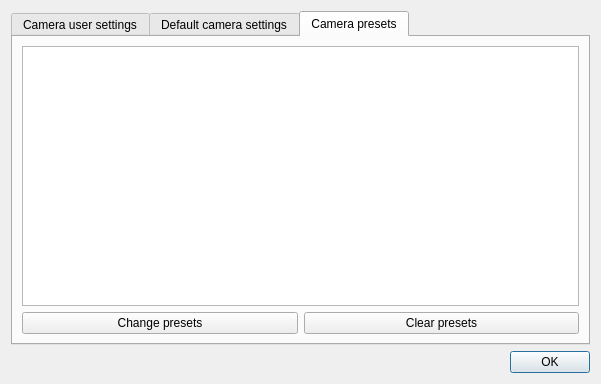
<?xml version="1.0" encoding="UTF-8"?>
<ui version="4.0">
 <class>FSCameraUserSettingsDialog</class>
 <widget class="QDialog" name="FSCameraUserSettingsDialog">
  <property name="geometry">
   <rect>
    <x>0</x>
    <y>0</y>
    <width>601</width>
    <height>384</height>
   </rect>
  </property>
  <property name="windowTitle">
   <string>User settings dialog</string>
  </property>
  <layout class="QGridLayout" name="gridLayout">
   <item row="0" column="0">
    <widget class="QTabWidget" name="tabWidget">
     <property name="currentIndex">
      <number>2</number>
     </property>
     <widget class="QWidget" name="tabCameraUserSettings">
      <attribute name="title">
       <string>Camera user settings</string>
      </attribute>
      <layout class="QGridLayout" name="gridLayout_4">
       <item row="1" column="0">
        <widget class="QPushButton" name="pushButtonChangeCameraUserSettings">
         <property name="text">
          <string>Change camera user settings</string>
         </property>
        </widget>
       </item>
       <item row="1" column="1">
        <widget class="QPushButton" name="pushButtonClearCameraUserSettings">
         <property name="text">
          <string>Clear camera user settings</string>
         </property>
        </widget>
       </item>
       <item row="0" column="0" colspan="2">
        <widget class="QTreeView" name="treeViewCameraUserSettings"/>
       </item>
      </layout>
     </widget>
     <widget class="QWidget" name="tabDefaultSettings">
      <attribute name="title">
       <string>Default camera settings</string>
      </attribute>
      <layout class="QGridLayout" name="gridLayout_3">
       <item row="3" column="0">
        <widget class="QPushButton" name="pushButtonChangeDefaultSettings">
         <property name="text">
          <string>Change default settings</string>
         </property>
        </widget>
       </item>
       <item row="3" column="1">
        <widget class="QPushButton" name="pushButtonClearDefaultSettings">
         <property name="text">
          <string>Clear default settings</string>
         </property>
        </widget>
       </item>
       <item row="2" column="0" colspan="2">
        <widget class="QTreeView" name="treeViewDefaultSettings"/>
       </item>
       <item row="1" column="0" colspan="2">
        <spacer name="verticalSpacer_5">
         <property name="orientation">
          <enum>Qt::Vertical</enum>
         </property>
         <property name="sizeType">
          <enum>QSizePolicy::Maximum</enum>
         </property>
         <property name="sizeHint" stdset="0">
          <size>
           <width>20</width>
           <height>40</height>
          </size>
         </property>
        </spacer>
       </item>
       <item row="0" column="0" colspan="2">
        <widget class="QLabel" name="labelDefaultSettingsWarning">
         <property name="text">
          <string>The default camera settings can only be changed for the current application, for other applications and it will not be affected!</string>
         </property>
         <property name="alignment">
          <set>Qt::AlignHCenter|Qt::AlignTop</set>
         </property>
         <property name="wordWrap">
          <bool>true</bool>
         </property>
        </widget>
       </item>
      </layout>
     </widget>
     <widget class="QWidget" name="tabPresets">
      <attribute name="title">
       <string>Camera presets</string>
      </attribute>
      <layout class="QGridLayout" name="gridLayout_5">
       <item row="1" column="0">
        <widget class="QPushButton" name="pushButtonChangePresets">
         <property name="text">
          <string>Change presets</string>
         </property>
        </widget>
       </item>
       <item row="1" column="1">
        <widget class="QPushButton" name="pushButtonClearPresets">
         <property name="text">
          <string>Clear presets</string>
         </property>
        </widget>
       </item>
       <item row="0" column="0" colspan="2">
        <widget class="QTreeView" name="treeViewPresets"/>
       </item>
      </layout>
     </widget>
    </widget>
   </item>
   <item row="1" column="0">
    <widget class="QDialogButtonBox" name="buttonBox">
     <property name="orientation">
      <enum>Qt::Horizontal</enum>
     </property>
     <property name="standardButtons">
      <set>QDialogButtonBox::Ok</set>
     </property>
    </widget>
   </item>
  </layout>
 </widget>
 <tabstops>
  <tabstop>tabWidget</tabstop>
  <tabstop>treeViewCameraUserSettings</tabstop>
  <tabstop>pushButtonChangeCameraUserSettings</tabstop>
  <tabstop>pushButtonClearCameraUserSettings</tabstop>
  <tabstop>treeViewDefaultSettings</tabstop>
  <tabstop>pushButtonChangeDefaultSettings</tabstop>
  <tabstop>pushButtonClearDefaultSettings</tabstop>
  <tabstop>treeViewPresets</tabstop>
  <tabstop>pushButtonChangePresets</tabstop>
  <tabstop>pushButtonClearPresets</tabstop>
 </tabstops>
 <resources/>
 <connections>
  <connection>
   <sender>buttonBox</sender>
   <signal>accepted()</signal>
   <receiver>FSCameraUserSettingsDialog</receiver>
   <slot>accept()</slot>
   <hints>
    <hint type="sourcelabel">
     <x>248</x>
     <y>254</y>
    </hint>
    <hint type="destinationlabel">
     <x>157</x>
     <y>274</y>
    </hint>
   </hints>
  </connection>
  <connection>
   <sender>buttonBox</sender>
   <signal>rejected()</signal>
   <receiver>FSCameraUserSettingsDialog</receiver>
   <slot>reject()</slot>
   <hints>
    <hint type="sourcelabel">
     <x>316</x>
     <y>260</y>
    </hint>
    <hint type="destinationlabel">
     <x>286</x>
     <y>274</y>
    </hint>
   </hints>
  </connection>
 </connections>
</ui>
